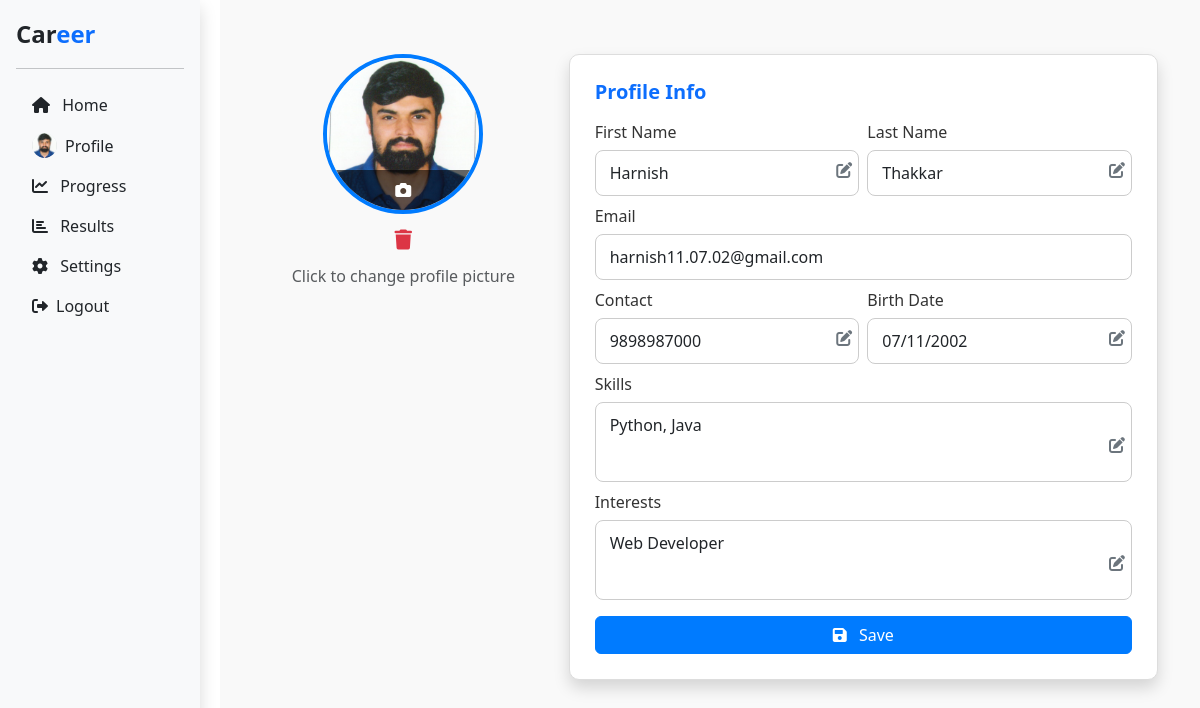
The page /profile/ (signed in) on the database its author committed.
### cgs/models.py (models this page shows, shortened)
class User(models.Model):
    first_name = models.CharField(max_length=100)
    last_name = models.CharField(max_length=100)
    email = models.EmailField(unique=True)
    contact_number = models.CharField(max_length=15, unique=True)
    date_of_birth = models.DateField()
    skills = models.TextField()
    interests = models.TextField()
    password = models.CharField(max_length=255)  # Store hashed passwords
    terms_accepted = models.BooleanField(default=False)
    profile_picture = models.ImageField(upload_to='profile_pictures/', null=True, blank=True)
    def get_profile_picture_url(self):
        if self.profile_picture:
            return self.profile_picture.url
        return '/static/img/harnish.jpg'

### cgs/views.py (the view)
# urls.py: path('profile/', views.profile_view, name='profile'),
@session_login_required
def profile_view(request):
    user_id = request.session.get("user_id")
    try:
        user = User.objects.get(id=user_id)
        context = {"user": user, "user_name": request.session.get("user_name", "")}
        return render(request, "profile.html", context)
    except User.DoesNotExist:
        request.session.flush()
        return redirect("login")

### cgs/views.py (called while the page is built)
def session_login_required(function):
    @wraps(function)
    def wrap(request, *args, **kwargs):
        user_id = request.session.get("user_id")
        if user_id:
            return function(request, *args, **kwargs)
        else:
            return redirect(f"{reverse('login')}?next={request.path}")
    return wrap

### cgs/templates/profile.html (shortened to what this page needs)
{% load static %}
<!DOCTYPE html>
<html lang="en">
<head>
    <link href="https://cdn.jsdelivr.net/npm/bootstrap@5.3.2/dist/css/bootstrap.min.css" rel="stylesheet">
    <link rel="stylesheet" href="https://cdnjs.cloudflare.com/ajax/libs/font-awesome/6.0.0/css/all.min.css">
    <link rel="stylesheet" href="{% static 'css/profile.css' %}">
</head>
<body>
    <div class="d-flex">
        <div class="bg-light shadow sidebar">
            <div class="d-flex flex-column p-3 h-100">
                <a href="{% url 'dashboard' %}"
                    class="d-flex align-items-center mb-3 mb-md-0 me-md-auto text-dark text-decoration-none">
                    <span class="fs-4 fw-bold">Car<span class="text-primary">eer</span></span>
                </a>
                <hr>
                <ul class="nav nav-pills flex-column mb-auto">
                    <li class="nav-item">
                        <a href="{% url 'dashboard' %}" class="nav-link text-dark " aria-current="page">
                            <i class="fa-solid fa-house me-2"></i> Home
                        </a>
                    </li>
                    <li>
                        <a href="{% url 'profile' %}" class="nav-link text-dark">
                            <div class="d-flex align-items-center">
                                <div class="profile-pic-container me-2">
                                    {% if user.profile_picture %}
                                    <img src="{{ user.get_profile_picture_url }}" alt="Profile" class="profile-pic">
                                {% else %}
                                    <i class="fas fa-user"></i>
                                {% endif %}
                                </div>
                                <span>Profile</span>
                            </div>
                        </a>
                    </li>
                    <li>
                        <a href="{% url 'progress' %}" class="nav-link text-dark">
                            <i class="fas fa-chart-line me-2"></i> Progress
                        </a>
                    </li>
                    <li>
                        <a href="{% url 'quiz_results' %}" class="nav-link text-dark">
                            <i class="fas fa-chart-bar me-2"></i> Results
                        </a>
                    </li>
                    <li>
                        <a href="{% url 'settings' %}" class="nav-link text-dark">
                            <i class="fas fa-cog me-2"></i> Settings
                        </a>
                    </li>
                    <li>
                        <a href="{% url 'logout' %}" class="nav-link text-dark">
                            <i class="fas fa-sign-out-alt me-2"></i>Logout
                        </a>
                    </li>
                </ul>
            </div>
        </div>
        <div class="main-content">
            <div class="container mt-4">
                <div class="row">
                    <div class="col-md-4">
                        <div class="profile-picture-container text-center">
                            <div class="profile-picture">
                                {% if user.profile_picture %}
                                <img src="{{ user.get_profile_picture_url }}" alt="Profile Picture" id="profileImage">
                                {% else %}
                                <div class="default-profile"><i class="fas fa-user"></i></div>
                                {% endif %}
                                <div class="upload-overlay">
                                    <i class="fas fa-camera text-white"></i>
                                </div>
                            </div>
                            {% if user.profile_picture %}
                            <button type="button" class="delete-photo" id="deletePhoto" title="Remove photo"><i
                                    class="fas fa-trash"></i></button>
                            {% endif %}
                            <p class="mt-2 text-muted">Click to change profile picture</p>
                        </div>
                    </div>
                    <div class="col-md-8">
                        <div class="card shadow profile-card">
                            <div class="card-body">
                                <h5 class="card-title text-primary mb-3">Profile Info</h5>
                                <form id="profileForm">
                                    <div class="row g-2">
                                        <div class="col-md-6 position-relative">
                                            <label class="form-label">First Name</label>
                                            <input type="text" class="form-control pe-5" name="first_name"
                                                value="{{ user.first_name }}">
                                        </div>
                                        <div class="col-md-6">
                                            <label class="form-label">Last Name</label>
                                            <input type="text" class="form-control" name="last_name"
                                                value="{{ user.last_name }}">
                                        </div>
                                        <div class="col-12">
                                            <label class="form-label">Email</label>
                                            <input type="email" class="form-control" value="{{ user.email }}" readonly>
                                        </div>
                                        <div class="col-md-6">
                                            <label class="form-label">Contact</label>
                                            <input type="text" class="form-control" name="contact_number"
                                                value="{{ user.contact_number }}">
                                        </div>
                                        <div class="col-md-6">
                                            <label class="form-label">Birth Date</label>
                                            <input type="date" class="form-control" name="date_of_birth"
                                                value="{{ user.date_of_birth|date:'Y-m-d' }}">
                                        </div>
                                        <div class="col-12">
                                            <label class="form-label">Skills</label>
                                            <textarea class="form-control small-textarea"
                                                name="skills">{{ user.skills }}</textarea>
                                        </div>
                                        <div class="col-12">
                                            <label class="form-label">Interests</label>
                                            <textarea class="form-control small-textarea"
                                                name="interests">{{ user.interests }}</textarea>
                                        </div>
                                        <div class="col-12 mt-3">
                                            <button type="submit" class="btn btn-primary w-100">
                                                <i class="fas fa-save me-2"></i> Save
                                            </button>
                                        </div>
                                    </div>
                                </form>
                            </div>
                        </div>
                    </div>
                </div>
            </div>
        </div>
    </div>
</body>
</html>

### cgs/static/css/profile.css (style rules this page uses)
.sidebar { width: 200px; height: 100vh; position: fixed; z-index: 100; }
.main-content { margin-left: 220px; padding: 30px; background-color: #f9f9f9; min-height: 100vh; }
.profile-pic-container { width: 25px; height: 25px; overflow: hidden; border-radius: 50%; display: inline-flex; align-items: center; justify-content: center; background-color: #e9ecef; }
.profile-pic { width: 100%; height: 100%; object-fit: cover; }
.profile-picture-container { text-align: center; }
.profile-picture { width: 160px; height: 160px; border-radius: 50%; overflow: hidden; margin: 0 auto; border: 4px solid #007bff; position: relative; background-color: #e9ecef; }
.profile-picture img { width: 100%; height: 100%; object-fit: cover; }
.upload-overlay { position: absolute; bottom: 0; left: 0; right: 0; background-color: rgba(0, 0, 0, 0.6); height: 40px; display: flex; align-items: center; justify-content: center; cursor: pointer; }
.upload-overlay i { color: #fff; }
.delete-photo { background: none; border: none; color: #dc3545; margin-top: 10px; font-size: 20px; cursor: pointer; }
.profile-card { border-radius: 10px; background: #fff; border: 1px solid #ddd; }
.profile-card .card-body { padding: 25px; }
.profile-card h5 { font-weight: 600; color: #007bff; }
.form-label { font-weight: 500; color: #333; margin-bottom: 6px; }
input.form-control, textarea.form-control { border-radius: 8px; padding: 10px 14px; font-size: 1rem; border: 1px solid #ccc; background-color: #fff; transition: border-color 0.3s; }
.small-textarea { height: 80px; resize: none; }
.btn-primary { background-color: #007bff; border-color: #007bff; font-weight: 500; transition: all 0.3s ease; }
#profileForm .form-control { padding-right: 40px; }
#profileForm textarea.form-control { padding-right: 40px; }

### rows shown on the page
User: get_profile_picture_url (picture), first_name "Harnish", last_name "Thakkar", email "harnish11.07.02@gmail.com", contact_number "9898987000", date_of_birth "07/11/2002", skills "Python, Java", interests "Web Developer"
